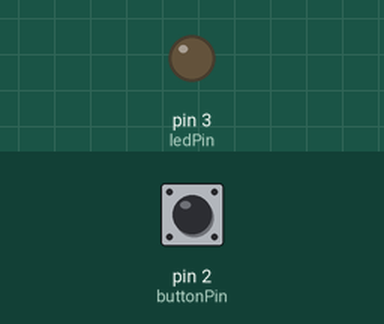
The sketch below on a simulated Arduino Uno, built with avr-gcc and run on an emulated ATmega328P. On the bench: output pins drawn as LEDs (lit = HIGH). The test bench sets the inputs (shaded band); at power-on: pin 2 (buttonPin) HIGH.

Above: at 1.2 s.
1.3 s: pin 2 (buttonPin) pulled LOW for 0.15 s
At 1.6 s:
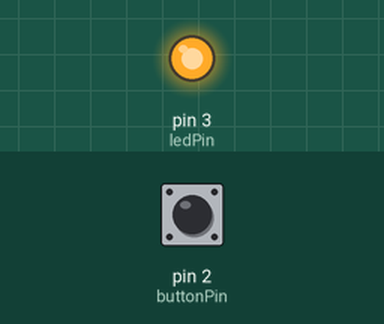
2.9 s: pin 2 (buttonPin) pulled LOW for 1 s
At 4.0 s:
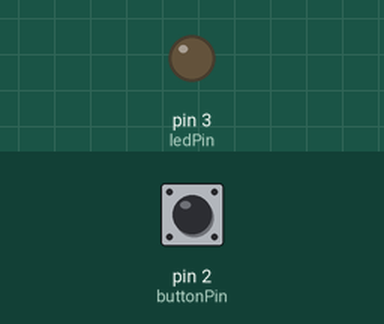
5.4 s: pin 2 (buttonPin) pulled LOW for 3.2 s
At 5.9 s:
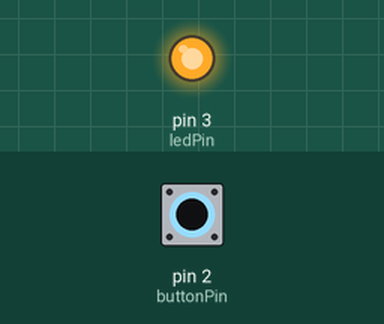
Timing chart, 0 to 8.4 s (numbered marks = the images above; inputs shaded):
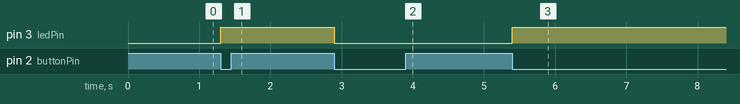

Measured:
- after the input at 1.3 s, pin 3 (ledPin): LOW → HIGH at once
- after the input at 2.9 s, pin 3 (ledPin): HIGH → LOW at once
- after the input at 5.4 s, pin 3 (ledPin): LOW → HIGH at once

The sketch:

interrupt_LED_button.ino
```cpp
// pin definitions
int ledPin = 3;
int buttonPin = 2;

// global variables
int toggleState;
int lastButtonState = 1;
long unsigned int lastPress;
volatile int buttonFlag;
int debounceTime = 20;


void setup() {
  //setup pin modes
  pinMode(ledPin, OUTPUT);
  pinMode(buttonPin, INPUT_PULLUP);
  attachInterrupt(digitalPinToInterrupt(2), ISR_button, CHANGE);
  Serial.begin(9600);
}

void loop() {
  // put your main code here, to run repeatedly:
  int buttonState = digitalRead(buttonPin);

  if((millis() - lastPress) > debounceTime && buttonFlag){
    lastPress = millis();
    if (digitalRead(buttonPin) == 0 && lastButtonState == 1){

      toggleState =! toggleState;

      digitalWrite(ledPin, toggleState);
      lastButtonState = 0;
    }
    if (digitalRead(buttonPin) == 1 && lastButtonState == 0){
      lastButtonState = 1;
    }
    buttonFlag = 0;
  }

}

void ISR_button(){
  buttonFlag = 1;
}
```
